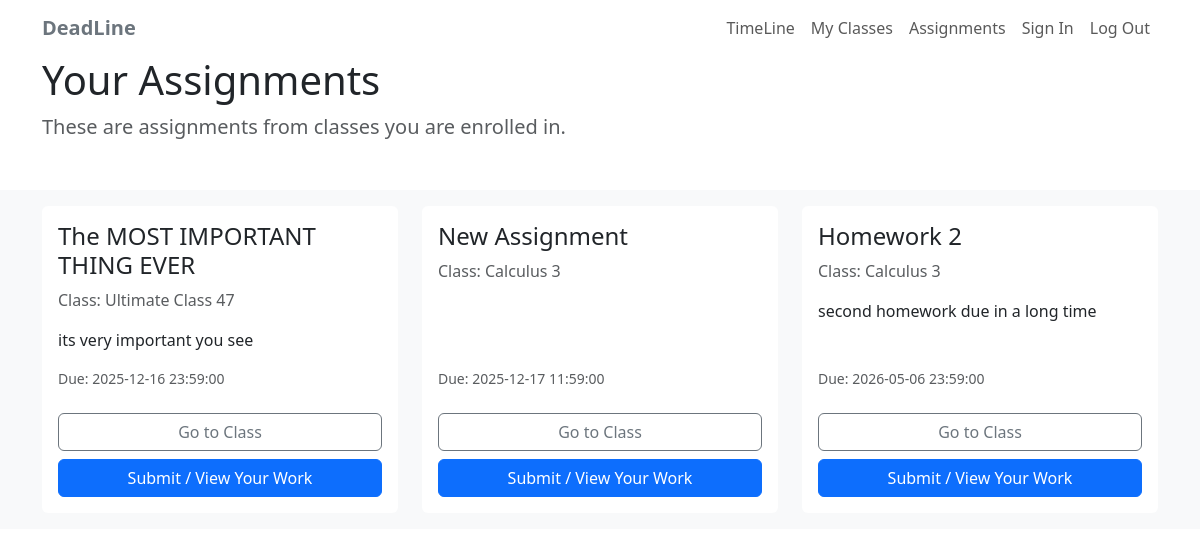
The page /assignments (signed in) on the database its author committed.
### app/models.py (models this page shows, shortened)
class Assignment(db.Model):
    id = db.Column(db.Integer, primary_key=True)
    title = db.Column(db.String(140), nullable=False)
    description = db.Column(db.Text)
    due_date = db.Column(db.DateTime, nullable=False)
    created_at = db.Column(db.DateTime, default=datetime.utcnow)
    creator_id = db.Column(db.Integer, db.ForeignKey('user.id'))
    creator = db.relationship('User', backref='created_assignments')
    class_id = db.Column(db.Integer, db.ForeignKey('class.id'), nullable=False)
    clazz = db.relationship('Class', backref='assignments')

class Class(db.Model):
    id = db.Column(db.Integer, primary_key=True)
    name = db.Column(db.String(140), nullable=False)
    description = db.Column(db.Text)
    owner_id = db.Column(db.Integer, db.ForeignKey('user.id'), nullable=False)
    owner = db.relationship('User', backref='owned_classes')
    members = db.relationship(
        'User',
        secondary=class_memberships,
        backref=db.backref('classes', lazy='dynamic'),
        lazy='dynamic'
    )

### app/routes.py (the view)
@deadline_app.route('/assignments')
@login_required
def assignments():
    class_ids = _get_user_class_ids()
    if class_ids:
        assignments_list = (
            Assignment.query
            .filter(Assignment.class_id.in_(class_ids))
            .order_by(Assignment.due_date)
            .all()
        )
    else:
        assignments_list = []
    return render_template(
        'assignments.html',
        title='Assignments',
        assignments=assignments_list,
    )

### app/__init__.py (called while the page is built)
def create_app():
    deadline_app = Flask(__name__)
    deadline_app.config.from_mapping(
        SECRET_KEY='shmortobius',
        SQLALCHEMY_DATABASE_URI='sqlite:///' + os.path.join(basedir, 'app.db'),
        SQLALCHEMY_TRACK_MODIFICATIONS=False
    )
    db.init_app(deadline_app)
    login_manager.init_app(deadline_app)
    login_manager.login_view = 'login'
    from app.models import User
    @login_manager.user_loader
    def load_user(user_id):
        return User.query.get(int(user_id))
    with deadline_app.app_context():
        from app import routes, models
        db.create_all()
    return deadline_app

### app/routes.py (called while the page is built)
def _get_user_class_ids():
    owned_classes = Class.query.filter_by(owner_id=current_user.id).all()
    member_classes = current_user.classes.all()  # many-to-many backref
    class_ids = {c.id for c in owned_classes + member_classes}
    return class_ids

### app/templates/assignments.html
{% extends "layout.html" %}
{% block content %}
<div class="container">
    <h1>Your Assignments</h1>
    <p class="lead text-muted">
        These are assignments from classes you are enrolled in.
    </p>
</div>
<section id="assignments" class="bg-light mt-5">
    <div class="container-lg">
        <div class="row my-4">
            {% if assignments %}
                {% for a in assignments %}
                    <div class="col-12 col-md-6 col-lg-4 my-3">
                        <div class="card border-0 h-100">
                            <div class="card-body d-flex flex-column">
                                <h4 class="card-title">{{ a.title }}</h4>
                                <p class="card-text text-muted">
                                    Class:
                                    {% if a.clazz %}
                                        {{ a.clazz.name }}
                                    {% else %}
                                        (no class)
                                    {% endif %}
                                </p>
                                {% if a.description %}
                                    <p class="card-text">
                                        {{ a.description }}
                                    </p>
                                {% endif %}
                                <p class="card-text small text-muted mt-auto">
                                    Due: {{ a.due_date }}
                                </p>
                                <div class="d-grid gap-2 mt-2">
                                    {% if a.clazz %}
                                        <a href="{{ url_for('class_detail', class_id=a.clazz.id) }}"
                                           class="btn btn-outline-secondary">
                                            Go to Class
                                        </a>
                                    {% endif %}
                                    <a href="{{ url_for('submit_assignment', assignment_id=a.id) }}"
                                       class="btn btn-primary">
                                        Submit / View Your Work
                                    </a>
                                </div>
                            </div>
                        </div>
                    </div>
                {% endfor %}
            {% else %}
                <div class="col-12">
                    <p class="text-muted">
                        You don't have any assignments yet. Join a class or create one and add assignments there.
                    </p>
                </div>
            {% endif %}
        </div>
    </div>
</section>
{% endblock %}

### rows shown on the page
Assignment: title "The MOST IMPORTANT THING EVER", clazz.name "Ultimate Class 47", description "its very important you see", due_date "2025-12-16 23:59:00"
Assignment: title "New Assignment", clazz.name "Calculus 3", due_date "2025-12-17 11:59:00"
Assignment: title "Homework 2", clazz.name "Calculus 3", description "second homework due in a long time", due_date "2026-05-06 23:59:00"
